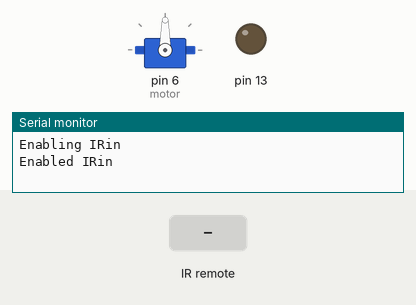
Recording of a sketch running on a simulated Arduino Uno, built with avr-gcc and run on an emulated ATmega328P. On the bench: servo, output pins drawn as LEDs (lit = HIGH), the last lines printed to the serial monitor. The test bench sets the inputs (shaded band).

Above: at 1.2 s.
1.3 s: infrared code 0xFD00FF received
At 1.9 s:
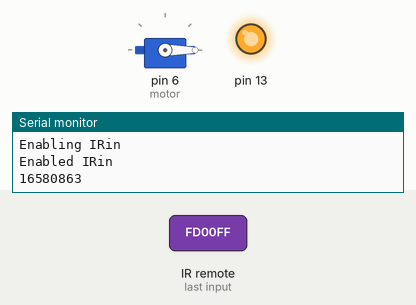
2.9 s: infrared code 0xFD807F received
At 4.2 s:
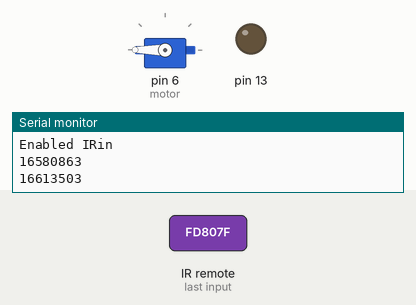
4.5 s: infrared code 0xFD00FF received
At 5.5 s:
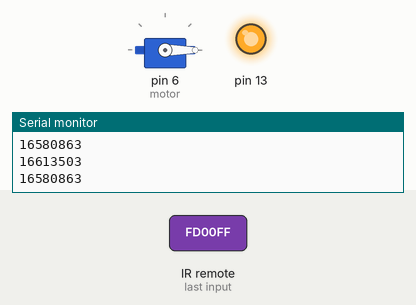
6.1 s: infrared code 0xFD40BF received
At 6.7 s:
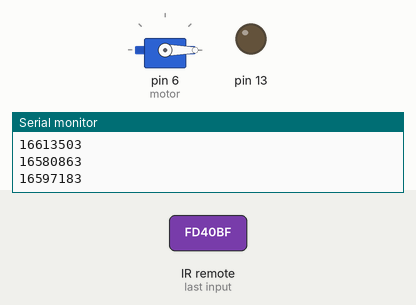
Timing chart, 0 to 8.6 s (numbered marks = the images above; inputs shaded):
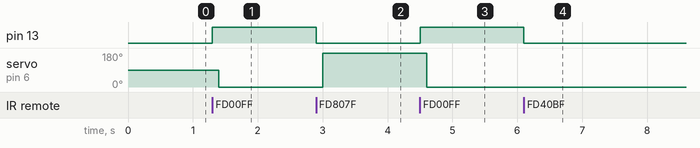

The sketch:

copy_of_ir_sensor1.ino
```cpp
// (licence header left out)
#include <IRremote.h>
#include <Servo.h>

int RECV_PIN = 10;

IRrecv irrecv(RECV_PIN);
Servo motor;
decode_results results;

void setup()
{
  Serial.begin(9600);
  // In case the interrupt driver crashes on setup, give a clue
  // to the user what's going on.
  Serial.println("Enabling IRin");
  irrecv.enableIRIn(); // Start the receiver
  Serial.println("Enabled IRin");
  pinMode(13,OUTPUT);
  motor.attach(6);
}


void loop() {
  while(true){
  	if (irrecv.decode(&results)) {
    	Serial.println(results.value, DEC);
    	if (results.value == 16580863){
    		digitalWrite(13,HIGH);
      		delay(100);
      		motor.write(0);
          	break;
    	}
    	if (results.value == 16613503){
     		digitalWrite(13,LOW);
      		delay(100);
      		motor.write(270);
          	break;
    	}
    	if (results.value == 16597183){
     		digitalWrite(13,LOW);
      		delay(100);
      		motor.write(0);
          	break;
    	}

  	}
  }
  irrecv.resume(); // Receive thxt value
  delay(100);
}
```

Measured:
- after the input at 1.3 s, pin 13: LOW → HIGH at once; servo on pin 6 (motor): 90° → 0° after 0.10 s
- after the input at 2.9 s, pin 13: HIGH → LOW at once; servo on pin 6 (motor): 0° → 180° after 0.10 s
- after the input at 4.5 s, pin 13: LOW → HIGH at once; servo on pin 6 (motor): 180° → 0° after 0.10 s
- after the input at 6.1 s, pin 13: HIGH → LOW at once
